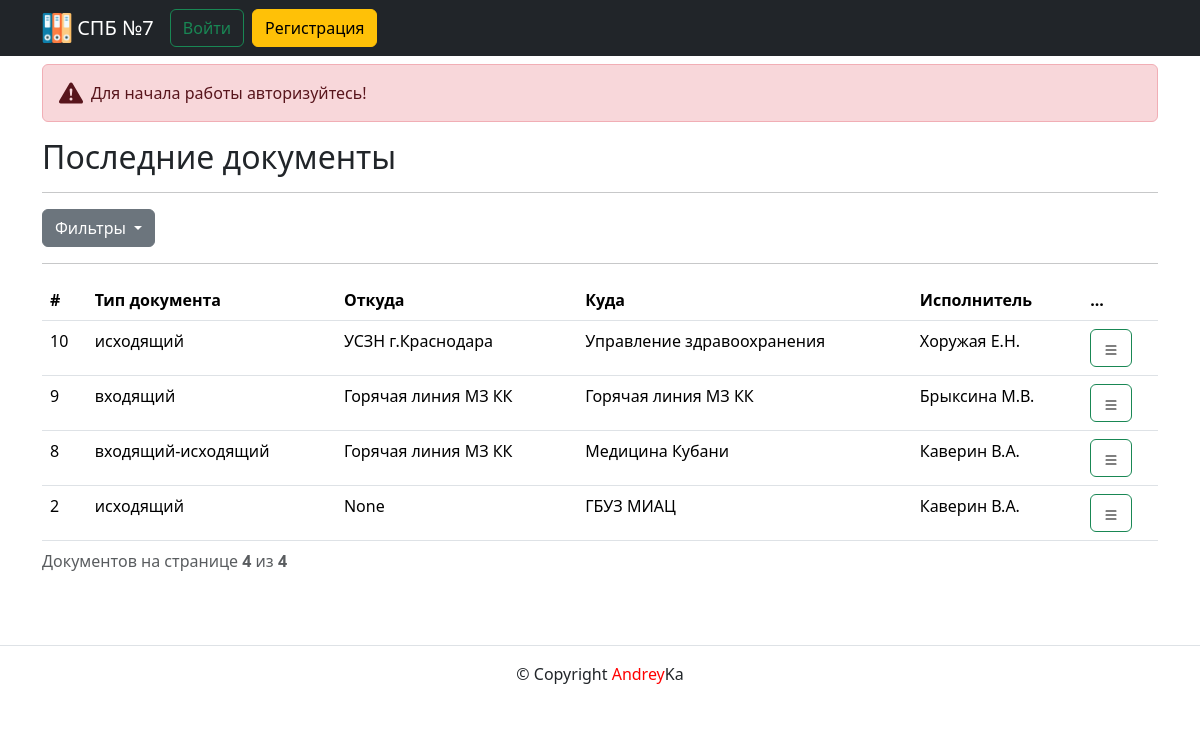
/, run on an earlier commit of the app's database.
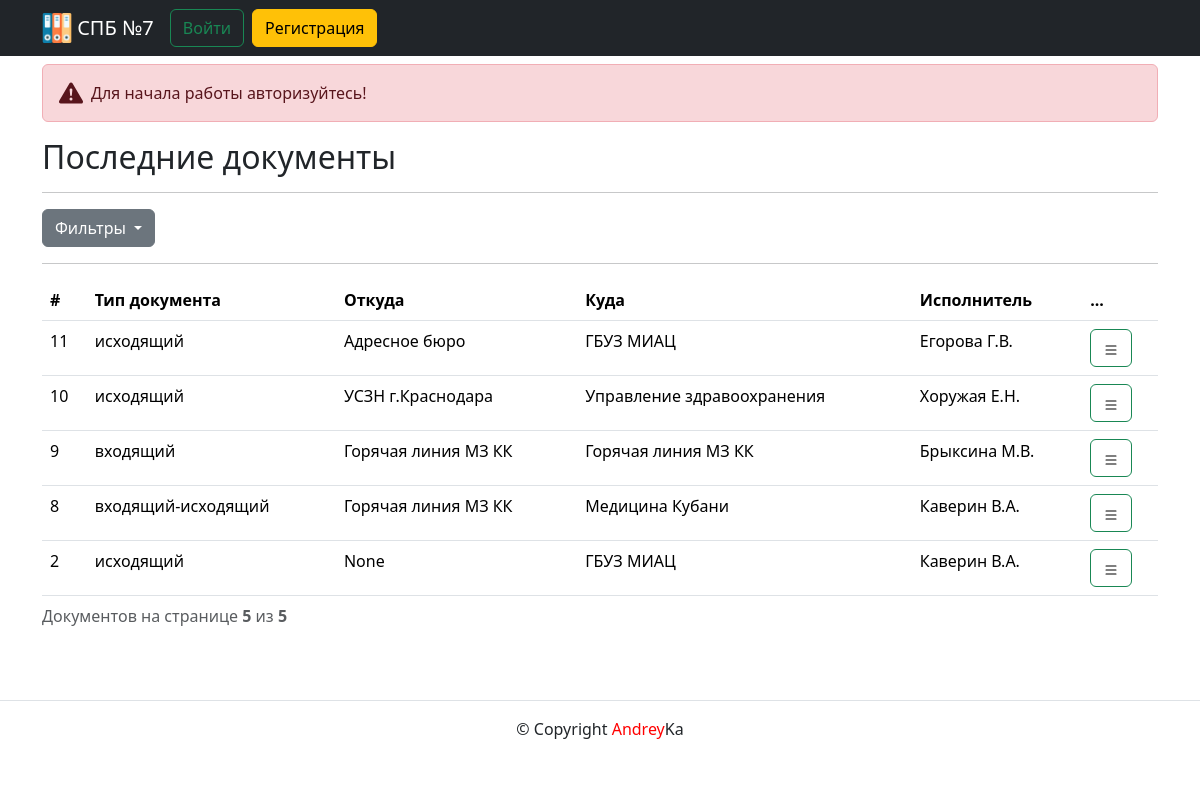
And on a later commit of the database.
### documents/models.py (models this page shows, shortened)
class Document(models.Model):
    INPUT_DOC = "ВХ"
    OUTPUT_DOC = "ИС"
    IN_OUT_DOC = "ВХ-ИС"
    DOCUMENT_TYPE_CHOICES = [
        (INPUT_DOC, "входящий"),
        (OUTPUT_DOC, "исходящий"),
        (IN_OUT_DOC, "входящий-исходящий"),
    ]
    doc_type = models.CharField(
        verbose_name="Тип документа",
        help_text="Укажите тип документа",
        max_length=5,
        choices=DOCUMENT_TYPE_CHOICES,
        blank=False,
    )
    from_doc = models.ForeignKey(
        Organization,
        related_name="org_from",
        on_delete=models.PROTECT,
        blank=True,
        null=True,
        verbose_name="Откуда",
    )
    where_doc = models.ForeignKey(
        Organization,
        related_name="org_where",
        on_delete=models.PROTECT,
        blank=True,
        null=True,
        verbose_name="Куда",
    )
    area = models.CharField(
        verbose_name="Участок", max_length=100, blank=True, null=True
    )
    who = models.CharField(verbose_name="Кто", max_length=100, blank=True, null=True)
    input_num = models.PositiveIntegerField(
        verbose_name="Входящий номер", blank=True, null=True
    )
    output_num = models.PositiveIntegerField(
        verbose_name="Исходящий номер", blank=True, null=True
    )
    theme = models.ForeignKey(
        Theme,
        related_name="theme_doc",
        on_delete=models.PROTECT,
        blank=True,
        null=True,
        verbose_name="Тема",
    )
    detail = models.ForeignKey(
        Detail,
        related_name="detail_doc",
        on_delete=models.PROTECT,
        blank=True,
        null=True,
        verbose_name="Детали",
    )
    given = models.ForeignKey(
        Given,
        related_name="given_doc",
        on_delete=models.PROTECT,
        blank=True,
        null=True,
        verbose_name="Передано",
    )
    file = models.FileField(
        verbose_name="Файл", upload_to="docs/%Y/%m/%d/", blank=True, null=True
    )
    size = models.PositiveIntegerField(
        verbose_name="Размер файла", blank=True, null=True
    )
    description = models.TextField(
        verbose_name="Прочее",
        help_text="Укажите прочие подробности",
        blank=True,
        null=True,
    )
    implementers = models.ForeignKey(
        Implementers,
        related_name="implementers_doc",
        on_delete=models.PROTECT,
        blank=True,
        null=True,
        verbose_name="Исполнитель",
    )
    date_input_doc = models.DateField(
        verbose_name="Дата входящего",
        help_text="Укажите дату входящего документа",
        blank=True,
        null=True,
    )
    date_output_doc = models.DateField(
        verbose_name="Дата исходящего",
        help_text="Укажите дату исходящего документа",
        blank=True,
        null=True,
    )
    author = models.ForeignKey(
        User,
        on_delete=models.SET_NULL,
        null=True,
        related_name="author_doc",
        verbose_name="Автор создания",
    )
    modified_date = models.DateTimeField(
        "Дата изменения",
        auto_now=True,
    )
    created_date = models.DateTimeField(
        "Дата публикации",
        auto_now_add=True,
    )
    class Meta:
        ordering = ["-id"]
        verbose_name = "Документ"
        verbose_name_plural = "Документы"

class Organization(models.Model):
    name = models.CharField(
        verbose_name="Название организации",
        max_length=100,
        blank=False,
    )
    def __str__(self) -> str:
        return self.name
    class Meta:
        ordering = ["name"]
        verbose_name = "Организация"
        verbose_name_plural = "Организации"

class Implementers(models.Model):
    name = models.CharField(
        verbose_name="Исполнитель", max_length=50, blank=False, null=False
    )
    def __str__(self) -> str:
        return self.name
    class Meta:
        ordering = ["name"]
        verbose_name = "Исполнитель"
        verbose_name_plural = "Исполнители"

### documents/views.py (the view, shortened to what this page needs)
# urls.py: path("", views.index, name="index"),
def index(request) -> HttpResponse:
    template = "documents/index.html"
    documents = Document.objects.select_related("from_doc", "where_doc").all()
    context = {
        "page_obj": paginator(documents, request),
        "documents_count": documents.count()
    }
    return render(request, template, context)

### core/templatetags/user_filters.py (called while the page is built)
@register.simple_tag()
def tag_themes():
    return Theme.objects.all()

@register.filter()
def strip_tags(field):
    return field.strip()

### documents/utils.py (called while the page is built)
def paginator(objects, request):
    document = Paginator(objects, settings.HOW_MANY_DOCUMENTS)
    page_number = request.GET.get("page")
    return document.get_page(page_number)

### templates/documents/index.html (shortened to what this page needs)
{% extends "base.html" %}
{% load user_filters %}
{% block content %}
  {% if user.is_authenticated %}
    <div class="alert alert-primary d-flex align-items-center mt-3" role="alert">
      <svg class="bi flex-shrink-0 me-2" width="24" height="24" role="img" aria-label="Info:"><use xlink:href="#info-fill"/></svg>
      <div>
        Вы вошли как: "{{ user.get_full_name }}"
      </div>
    </div>
  {% else %}
    <div class="alert alert-danger d-flex align-items-center mt-3" role="alert">
      <svg class="bi flex-shrink-0 me-2" width="24" height="24" role="img" aria-label="Danger:"><use xlink:href="#exclamation-triangle-fill"/></svg>
      <div>
        Для начала работы авторизуйтесь!
      </div>
    </div>
  {% endif %}
  <h2>Последние документы</h2>
  <hr/>
  {% include "documents/includes/filters.html" %}
  <hr/>
  <table class="table table-hover">
    <caption>Документов на странице <b>{{ page_obj|length }}</b> из <b>{{ documents_count }}</b></caption>
    <thead>
      <tr>
        <th scope="col">#</th>
        <th scope="col">Тип документа</th>
        <th scope="col">Откуда</th>
        <th scope="col">Куда</th>
        <th scope="col">Исполнитель</th>
        <th scope="col">...</th>
      </tr>
    </thead>
    <tbody>
      {% for document in page_obj %}
        {% include "documents/includes/show_document.html" %}
      {% endfor %}
    </tbody>
  </table>
{% endblock content %}

### templates/documents/includes/show_document.html (shortened to what this page needs)
{% load user_filters %}
<tr>
  <td>{{ document.pk }}</td>
  <td>{{ document.get_doc_type_display }}</td>
  <td>{{ document.from_doc }}</td>
  <td>{{ document.where_doc }}</td>
  <td>{{ document.implementers }}</td>
  <td>  {% include "documents/includes/document_button.html" %} </td>
</tr>

### templates/documents/includes/document_button.html (shortened to what this page needs)
{% load static %}
<div class="dropdown">
  <button type="button" class="btn btn-outline-success" id="dropdownMenuDoc" data-bs-toggle="dropdown" aria-expanded="false"><img src="{% static 'img/list.svg' %}" alt="list" width="16" height="16" /></button>
</div>

What changed in the data, as far as the page shows it:
added Document: pk "11", doc_type "исходящий", from_doc "Адресное бюро", where_doc "ГБУЗ МИАЦ", implementers "Егорова Г.В."
Also different on the page:
{{ page_obj|length }}: "4" → "5"
{{ documents_count }}: "4" → "5"
